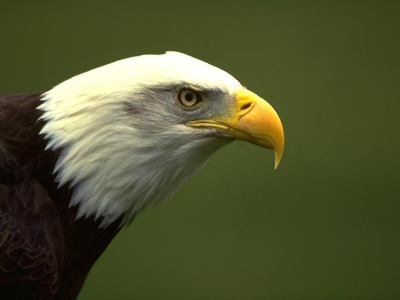
//> input picture prj.lab/lab09/assets/bgr2.png, 400 x 300 px
$ ./lab09   (built with g++ and OpenCV 4)
//> lines starting //> are read from the running program, lines starting //| are printed output that depends on the picture
//> further down, img is the input picture: 300 rows x 400 cols, CV_8UC3; mean B, G, R 48.2, 84.4, 79.8
#include <opencv2/opencv.hpp>

#include <array>
#include <string>


cv::Mat contrast(const cv::Mat& img) {
    cv::Scalar sum{ cv::sum(img) };
//> sum = Scalar(5783817, 10133521, 9579971)
    cv::Scalar norm{ sum / (img.rows * img.cols) };
//> norm = Scalar(48.2, 84.45, 79.83)
    std::array<cv::Mat, 3> channels{};
    cv::split(img, channels);
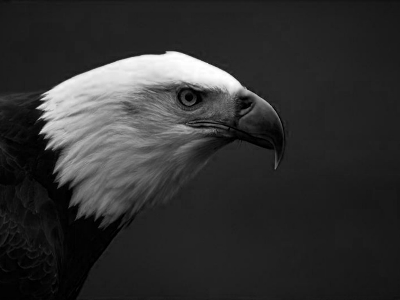
//> channels[0]: 300 rows x 400 cols, CV_8UC1; min 0, max 255, mean 48.2
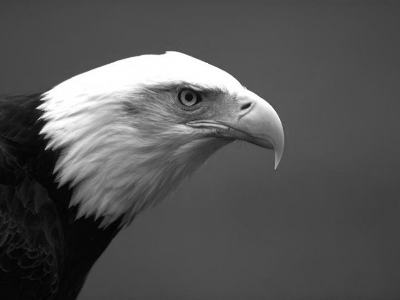
//> channels[1]: 300 rows x 400 cols, CV_8UC1; min 1, max 255, mean 84.4
    double scale = (norm[0] + norm[1] + norm[2]) / 3.0;
//> scale = 70.83
    channels[0] *= scale / norm[0];
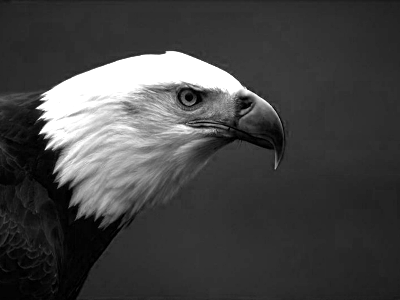
//> channels[0]: 300 rows x 400 cols, CV_8UC1; min 0, max 255, mean 67.5
    channels[1] *= scale / norm[1];
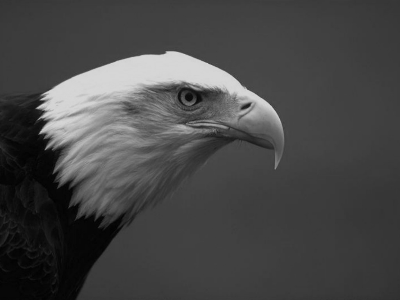
//> channels[1]: 300 rows x 400 cols, CV_8UC1; min 1, max 214, mean 70.8
    channels[2] *= scale / norm[2];
    cv::Mat res{};
    cv::merge(channels, res);
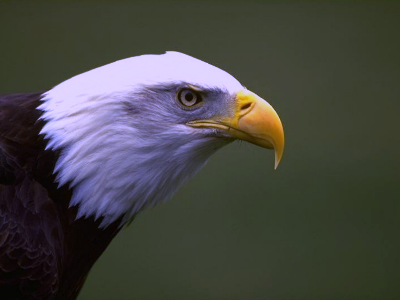
//> res: 300 rows x 400 cols, CV_8UC3; mean B, G, R 67.5, 70.8, 70.8
    return res;
}

int main(int argc, char* argv[]) {
    std::string input = "C:/Users/肉囗/misis2024s-21-02-solovev-i-s/prj.lab/lab09/assets/bgr2.png";
    std::string output = "C:/Users/肉囗/misis2024s-21-02-solovev-i-s/prj.lab/lab09/assets/result2.png";
    if (argc >= 3) {
        input = argv[1];
        output = argv[2];
    }
    cv::Mat img{ cv::imread(input) };
    cv::Mat result{ contrast(img) };
    cv::imwrite(output, result);
    cv::imshow("original", img);
    cv::imshow("result", result);
    cv::waitKey(0);

}

$ run again, with prj.lab/lab09/assets/bgr.png copied over prj.lab/lab09/assets/bgr2.png
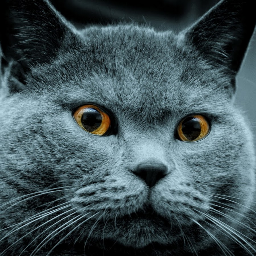
//> input picture prj.lab/lab09/assets/bgr.png, 256 x 256 px
//> img is the input picture: 256 rows x 256 cols, CV_8UC3; mean B, G, R 87.7, 82.7, 65.1
//> sum = Scalar(5744762, 5422772, 4264245)
//> norm = Scalar(87.66, 82.74, 65.07)
//> in contrast, `cv::split(img, channels);`:
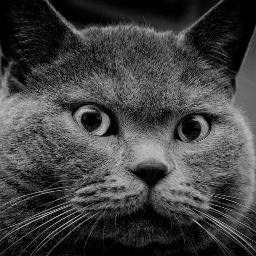
//> channels[2]: 256 rows x 256 cols, CV_8UC1; min 0, max 198, mean 65.1
//> scale = 78.49
//> in contrast, `channels[0] *= scale / norm[0];`:
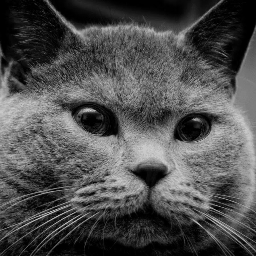
//> channels[0]: 256 rows x 256 cols, CV_8UC1; min 0, max 218, mean 78.5
